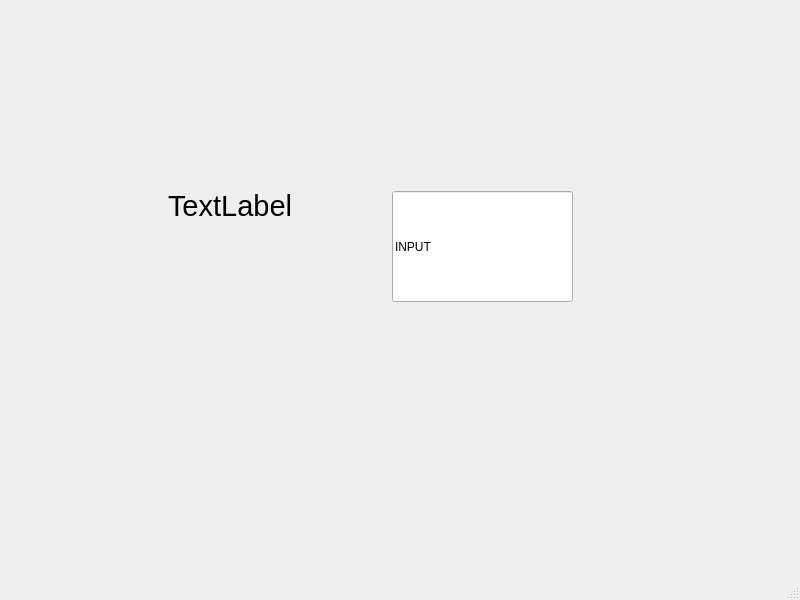
<?xml version="1.0" encoding="UTF-8"?>
<ui version="4.0">
 <class>MainWindow</class>
 <widget class="QMainWindow" name="MainWindow">
  <property name="geometry">
   <rect>
    <x>0</x>
    <y>0</y>
    <width>800</width>
    <height>600</height>
   </rect>
  </property>
  <property name="windowTitle">
   <string>MainWindow</string>
  </property>
  <widget class="QWidget" name="centralwidget">
   <widget class="QLabel" name="label">
    <property name="geometry">
     <rect>
      <x>168</x>
      <y>155</y>
      <width>201</width>
      <height>101</height>
     </rect>
    </property>
    <property name="font">
     <font>
      <pointsize>22</pointsize>
     </font>
    </property>
    <property name="text">
     <string>TextLabel</string>
    </property>
   </widget>
   <widget class="QLineEdit" name="lineEdit">
    <property name="geometry">
     <rect>
      <x>392</x>
      <y>191</y>
      <width>181</width>
      <height>111</height>
     </rect>
    </property>
    <property name="text">
     <string>INPUT</string>
    </property>
   </widget>
  </widget>
  <widget class="QMenuBar" name="menubar">
   <property name="geometry">
    <rect>
     <x>0</x>
     <y>0</y>
     <width>800</width>
     <height>22</height>
    </rect>
   </property>
  </widget>
  <widget class="QStatusBar" name="statusbar"/>
 </widget>
 <resources/>
 <connections/>
</ui>
